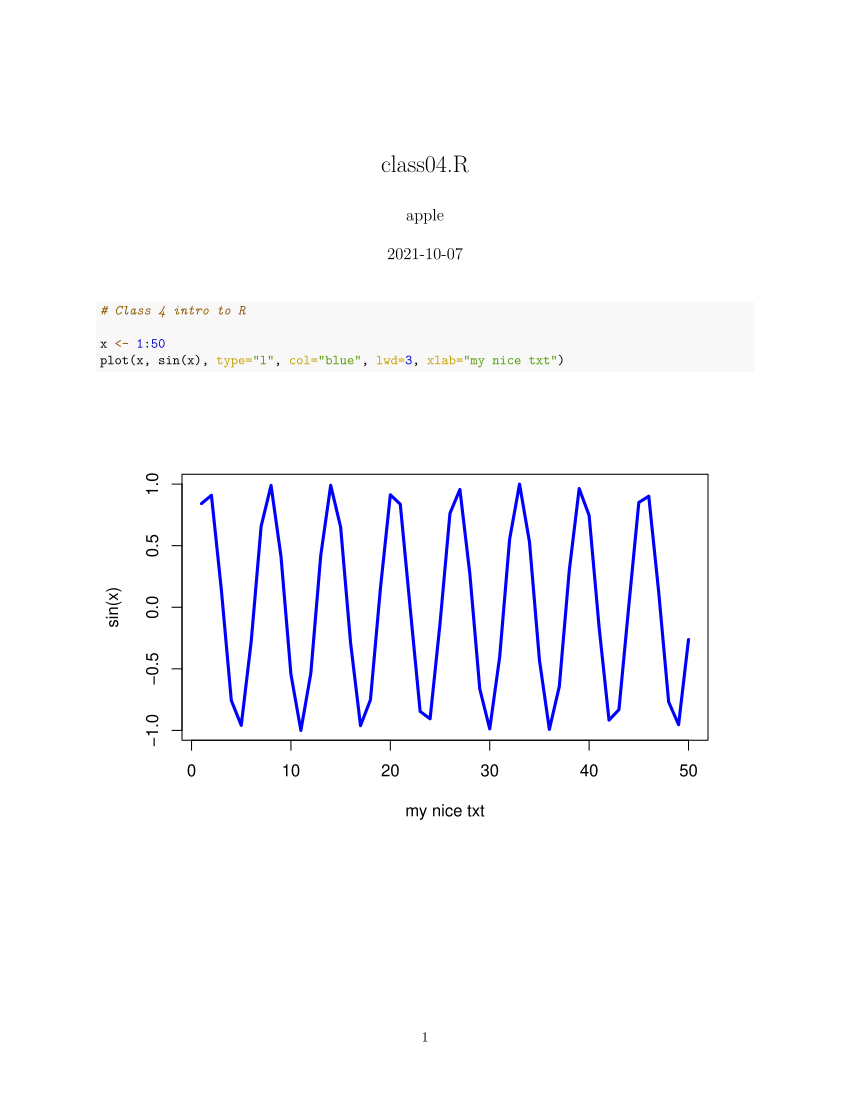

Here is the R script that generated this plot:
# Class 4 intro to R

x <- 1:50
plot(x, sin(x), type="l", col="blue", lwd=3, xlab="my nice txt")
